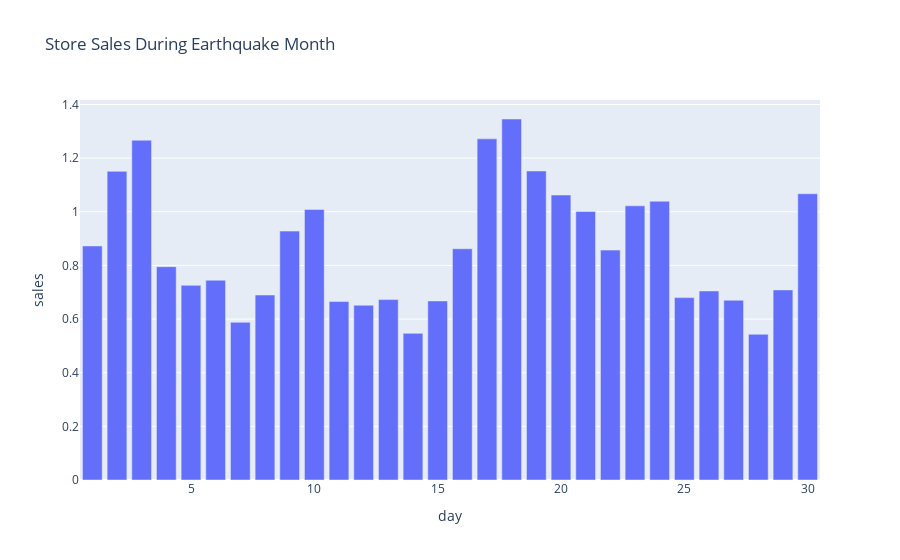

Notebook cell for this chart:
### Markdown cell above
#### Q4 Did the earthquake impact sales?

### Code cell
# Filter data between start_date and end_date
start_date = '2016-04-01'
end_date = '2016-04-30'
filtered_data = train_df[(train_df['date'] >= start_date) & (train_df['date'] <= end_date)]

filt=filtered_data.groupby('day')['sales'].sum()/1000000
fig = px.bar(filt, title=f'Store Sales During Earthquake Month',y='sales')

# Show the plot
fig.show()

### Figure 1 — Plotly figure (JSON) as saved in the notebook; plotly's stock layout.template omitted (floating-point values rounded to 4 significant figures)
{"data": [{"alignmentgroup": "True", "hovertemplate": "day=%{x}<br>sales=%{y}<extra></extra>", "legendgroup": "", "marker": {"color": "#636efa", "pattern": {"shape": ""}}, "name": "", "offsetgroup": "", "orientation": "v", "showlegend": false, "textposition": "auto", "type": "bar", "x": [1, 2, 3, 4, 5, 6, 7, 8, 9, 10, 11, 12, 13, 14, 15, 16, 17, 18, 19, 20, 21, 22, 23, 24, 25, 26, 27, 28, 29, 30], "xaxis": "x", "y": [0.8725, 1.151, 1.267, 0.7952, 0.7258, 0.7448, 0.5879, 0.6897, 0.928, 1.009, 0.6653, 0.6517, 0.6726, 0.5468, 0.6676, 0.8621, 1.272, 1.346, 1.152, 1.062, 1.001, 0.8571, 1.022, 1.039, 0.68, 0.7048, 0.6703, 0.5433, 0.7087, 1.067], "yaxis": "y"}], "layout": {"barmode": "relative", "legend": {"tracegroupgap": 0}, "title": {"text": "Store Sales During Earthquake Month"}, "xaxis": {"anchor": "y", "domain": [0, 1], "title": {"text": "day"}}, "yaxis": {"anchor": "x", "domain": [0, 1], "title": {"text": "sales"}}}}
